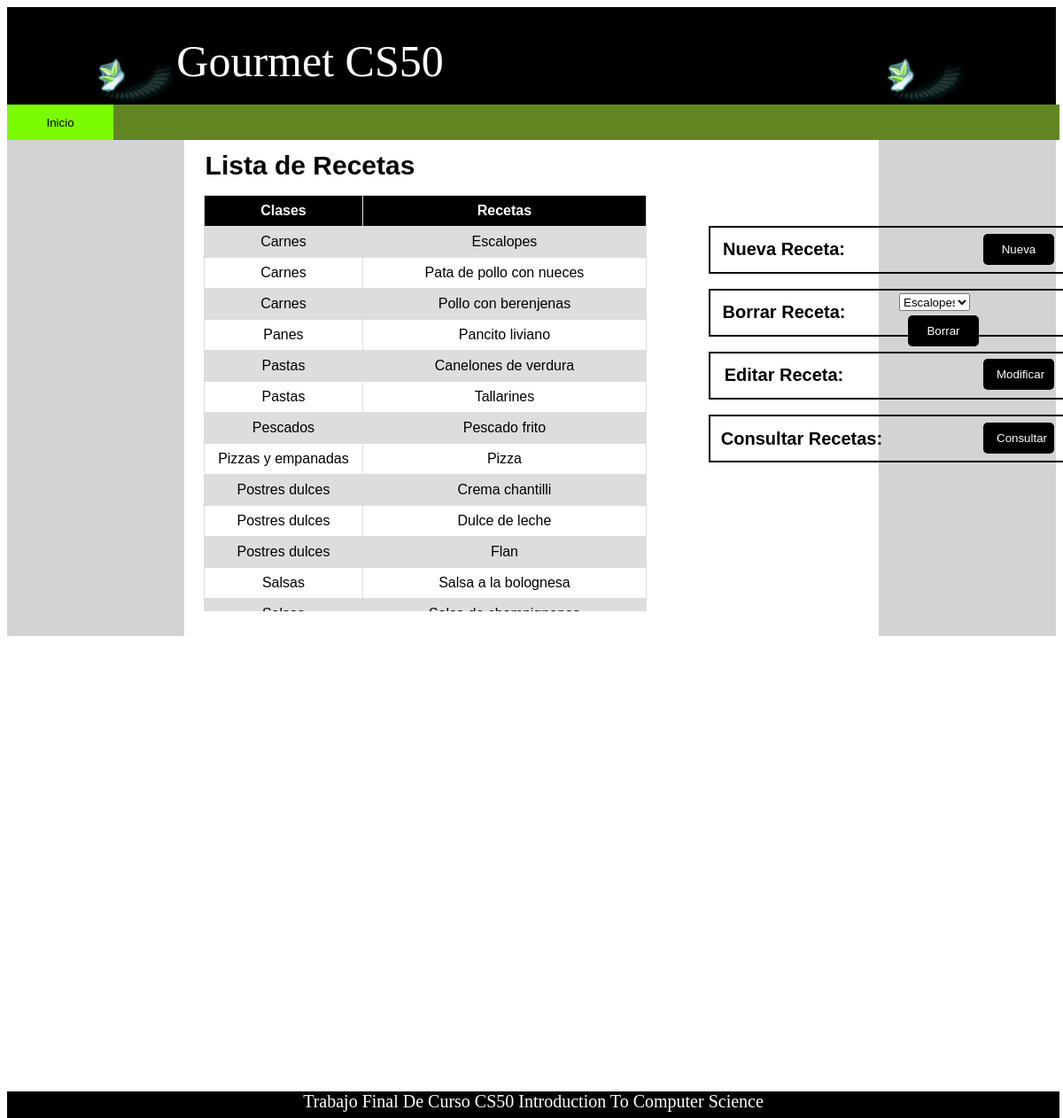
The page /mostrar_recetas on the database its author committed.
### tables this page shows
CREATE TABLE "ClasePrepa" (
	"CodClasePrepa"	INTEGER UNIQUE,
	"ClasePrepa"	TEXT UNIQUE,
	PRIMARY KEY("CodClasePrepa")
);

CREATE TABLE "Prepa" (
	"CodClasePrepa"	INTEGER,
	"CodPrepa"	INTEGER UNIQUE,
	"NombrePrepa"	TEXT UNIQUE,
	"Receta"	TEXT,
	"Foto"	BLOB,
	"Porciones"	INTEGER,
	PRIMARY KEY("CodPrepa")
);

### GourmetCS50/app.py (the view)
@app.route('/mostrar_recetas')
def mostrar_recetas():
    conn = sqlite3.connect('GourmetCS50.db')
    cursor = conn.cursor()
    cursor.execute('SELECT c.CodClasePrepa, c.ClasePrepa, p.NombrePrepa FROM ClasePrepa c JOIN Prepa p ON c.CodClasePrepa = p.CodClasePrepa ORDER BY c.ClasePrepa, p.NombrePrepa;')
    recetas_lista = cursor.fetchall()
    conn.close()
    return render_template('Recetas.html', recetas=recetas_lista)

### templates/Recetas.html (shortened to what this page needs)
<!DOCTYPE html>
<html lang="es" class="htmlstd html5">
<head>
    <link rel="stylesheet" type="text/css" href="{{ url_for('static', filename='Indexcss.css') }}">
</head>
<body>
    <div class="ImagenTitulo1-cont">
        <img src="{{ url_for('static', filename='HYBRID_LOGO.PNG') }}">
    </div>
    <div class="ImagenTitulo2-cont">
        <img src="{{ url_for('static', filename='HYBRID_LOGO.PNG') }}">
    </div>
    <div class="rectangulo"></div>
    <header id="cabeceraIndex">
        <p id="titulo">Gourmet CS50</p>
    </header>
    <div class="menu">
        <button class="buttonmenu" onclick="location.href='index'">Inicio</button>
    </div>
    <nav></nav>
    <aside></aside>
    <p id="titulo-listasRecetas">Lista de Recetas</p>
    <p id="titulo-NuevoReceta">Nueva Receta:</p>
    <p id="titulo-BorrarReceta">Borrar Receta:</p>
    <p id="titulo-EditarReceta">Editar Receta:</p>
    <p id="titulo-ImprimirReceta">Consultar Recetas:</p>
    <div class="rectangulosRecetas">
        <div class="rectangulo1receta"></div>
        <div class="rectangulo2receta"></div>
        <div class="rectangulo3receta"></div>
        <div class="rectangulo4receta"></div>
    </div>
    <div class="buttonIngreNuevo">
        <button class="buttonabmunidades" onclick="location.href='recetas_alta'">Nueva</button>
    </div>
    <div class="buttonIngreModificar">
        <button class="buttonabmunidades" onclick="location.href='recetamodifi'">Modificar</button>
    </div>
    <div class="buttonIngreImprimir">
        <button class="buttonabmunidades" onclick="location.href='reporte_recetas'">Consultar</button>
    </div>
    <section>
        <article>
            <div id="tabla-container">
                <table>
                    <tr>
                        <th style="width: 200px;">Clases</th>
                        <th style="width: 400px;">Recetas</th>
                    </tr>
                    {% for receta in recetas %}
                        <tr>
                            <td style="width: 200px;">{{ receta[1] }}</td>
                            <td style="width: 400px;">{{ receta[2] }}</td>
                        </tr>
                    {% endfor %}
                </table>
            </div>
            <form method="post" action="{{ url_for('eliminar_receta') }}" class="formEliminarReceta" onsubmit="return confirmarBorrado()">
                <div class="RecetaBorrar">
                    <select id="receta_id" name="receta_nombre" required>
                        {% for receta in recetas %}
                            <option value="{{ receta[2] }}">{{ receta[2] }}</option>
                        {% endfor %}
                    </select>
                    <button type="submit" class="buttonabmunidades">Borrar</button>
                </div>
            </form>
        </article>
    </section>
    <footer id="text-footer">
        Trabajo Final De Curso CS50 Introduction To Computer Science
    </footer>
</body>
</html>

### static/Indexcss.css (style rules this page uses)
#cabeceraIndex { background-color:black; height:110px; }
#titulo { margin-top: 40px; position: absolute; top: 0px; left: 100px; width: 500px; height: 50px; text-align: center; color: white; font-size: 50px; }
.rectangulo { margin-top: 118px; position: absolute; top: 0px; width:99%; height: 40px; background-color:rgb(97, 134, 34); }
#titulo-listasRecetas { margin-top: 170px; position: absolute; top: 0px; left: 100px; width: 500px; height: 50px; text-align: center; color: black; font-family: Arial, Arial, Helvetica, sans-serif; font-size: 30px; font-weight: bold; }
.ImagenTitulo1-cont { margin-top: 0px; margin-left: 0px; position:absolute; top: 0px; left: 0px; transform: scale(0.3); }
.ImagenTitulo2-cont { margin-top: 0px; position:absolute; top:0px; right:0px; transform: scale(0.3); }
footer { background-color:black; height:30px; clear: both; text-align: center; position: fixed; bottom: 0; width: 99% }
#text-footer { font-size: 20px; color: white; }
nav { background-color:lightgrey; float: left; height:600px; width: 200px; }
aside { background-color:lightgrey; float: right; height:600px; width: 200px; }
section { height:0px; margin: 210px; }
.menu { position:absolute; top: 118px; left: 8px; display:flex; justify-content:left; width: 120px; }
.buttonmenu { padding: 10px 30px; height: 40px; width: 120px; background-color:lawngreen; color: black; border: none; border-radius: 0px; cursor: pointer; }
.buttonabmunidades { background-color: black; color: white; border: none; padding: 10px 15px; margin: 5px; border-radius: 5px; cursor: pointer; outline: none; }
.buttonabmunidades { margin-left: 10px; width: 80px; }
.buttonIngreNuevo { position: absolute; top: 259px; left:1100px; }
.buttonIngreModificar { position: absolute; top: 400px; left:1100px; }
.buttonIngreImprimir { position: absolute; top: 472px; left:1100px; }
.rectangulo1receta { width: 400px; height: 50px; border: 2px solid black; background-color: transparent; position: absolute; top:255px; left:800px; }
.rectangulo2receta { width: 400px; height: 50px; border: 2px solid black; background-color: transparent; position: absolute; top: 326px;px; left:800px; }
.rectangulo3receta { width: 400px; height: 50px; border: 2px solid black; background-color: transparent; position: absolute; top:397px; left:800px; }
.rectangulo4receta { width: 400px; height: 50px; border: 2px solid black; background-color: transparent; position: absolute; top:468px; left:800px; }
#titulo-NuevoReceta { margin-top: 170px; position: absolute; top: 100px; left: 635px; width: 500px; height: 50px; text-align: center; color: black; font-family: Arial, Arial, Helvetica, sans-serif; font-size: 20px; font-weight: bold; }
#titulo-BorrarReceta { margin-top: 170px; position: absolute; top: 171px; left: 635px; width: 500px; height: 50px; text-align: center; color: black; font-family: Arial, Arial, Helvetica, sans-serif; font-size: 20px; font-weight: bold; }
#titulo-EditarReceta { margin-top: 170px; position: absolute; top: 242px; left: 635px; width: 500px; height: 50px; text-align: center; color: black; font-family: Arial, Arial, Helvetica, sans-serif; font-size: 20px; font-weight: bold; }
#titulo-ImprimirReceta { margin-top: 170px; position: absolute; top: 314px; left: 655px; width: 500px; height: 50px; text-align: center; color: black; font-family: Arial, Arial, Helvetica, sans-serif; font-size: 20px; font-weight: bold; }
.formEliminarReceta div { margin-right: 10px; position: absolute; top: 331px; left: 1015px; height: 20px; }
.formEliminarReceta select { vertical-align: middle; height: 100%; padding: 0px; height: 20px; width: 80px; }

### templates/Recetas.html (style rules this page uses)
#tabla-container { max-height: 470px; overflow-y: auto; overflow-x: hidden; position: absolute; top:220px; left:230px; display:inline-flex; }
table { font-family: arial, sans-serif; border-collapse: collapse; width: 500px; }
th, td { border: 1px solid #dddddd; text-align: center; padding: 8px; }
th { border: 1px solid #dddddd; text-align: center; padding: 8px; background-color: black; color: white; position: sticky; top: 0; }
tr:nth-child(even) { background-color: #dddddd; }

### rows shown on the page
ClasePrepa: ClasePrepa "Carnes", NombrePrepa "Escalopes", NombrePrepa "Pata de pollo con nueces", NombrePrepa "Pollo con berenjenas"
ClasePrepa: ClasePrepa "Panes", NombrePrepa "Pancito liviano"
ClasePrepa: ClasePrepa "Pastas", NombrePrepa "Canelones de verdura", NombrePrepa "Tallarines"
ClasePrepa: ClasePrepa "Pescados", NombrePrepa "Pescado frito"
ClasePrepa: ClasePrepa "Pizzas y empanadas", NombrePrepa "Pizza"
ClasePrepa: ClasePrepa "Postres dulces", NombrePrepa "Crema chantilli", NombrePrepa "Dulce de leche", NombrePrepa "Flan"
ClasePrepa: ClasePrepa "Salsas", NombrePrepa "Salsa a la bolognesa"

### other values the page prints
form field receta_nombre "Escalopes"
